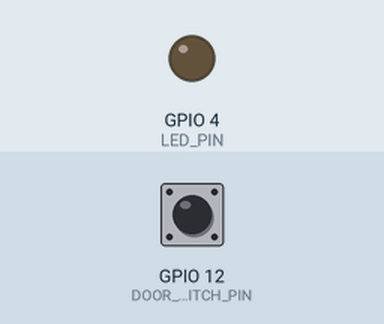
This sketch was run on a simulated ESP32. Parts: output pins drawn as LEDs (lit = HIGH). The inputs (shaded band) are chosen by the test bench; at power-on: GPIO 12 (DOOR_SWITCH_PIN) HIGH. WiFi joins after 1.5 s; servers stay silent unless stated; uploads are accepted with an empty reply; the local clock reads 2024-03-15 10:24:30 at power-on unless the sketch sets it; random numbers use the default seed unless the sketch sets one; the camera gives no picture; what the sketch prints to the serial monitor is not drawn.

Above: at 3.0 s.
3.1 s: GPIO 12 (DOOR_SWITCH_PIN) pulled LOW for 0.15 s
At 4.43 s:
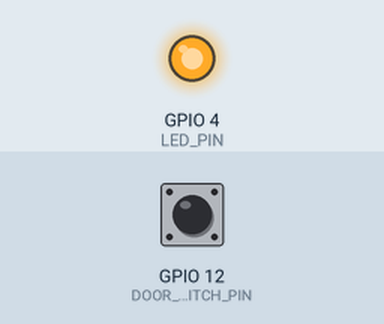
Timing chart, 0 to 6.1 s (numbered marks = the images above; inputs shaded):
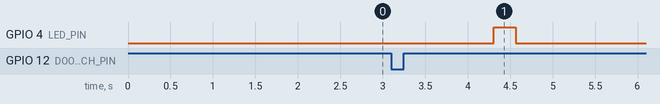

Measured:
- after the input at 3.1 s, GPIO 4 (LED_PIN): LOW → HIGH after 1.2 s, → LOW 0.26 s later

The sketch:

esp32_fridge.ino
```cpp
/*
 * ═══════════════════════════════════════════════════════════
 * PANTRY SYNC - ESP32 Smart Fridge Controller
 * ═══════════════════════════════════════════════════════════
 *
 * Hardware:
 *   - ESP32-CAM (AI-Thinker) — camera + WiFi
 *   - DHT22 sensor — temperature + humidity
 *   - Reed switch — door open/close detection
 *   - (Optional) DS18B20 — precise fridge/freezer temperature
 *
 * Flow:
 *   1. Door opens → update door_open = true in Supabase
 *   2. Door closes → capture image → upload to Supabase Storage
 *      → update door_open = false
 *   3. Every 30s → read sensors → update fridge_status table
 *
 * Wiring:
 *   - DHT22 data pin → GPIO 13
 *   - Reed switch → GPIO 12 (with internal pull-up)
 *   - Camera uses default ESP32-CAM pins
 *
 * Libraries needed (install via Arduino Library Manager):
 *   - ArduinoJson (by Benoit Blanchon)
 *   - DHT sensor library (by Adafruit)
 *   - ESP32 board package
 */

#include <WiFi.h>
#include <HTTPClient.h>
#include <ArduinoJson.h>
#include "DHT.h"
#include "esp_camera.h"
#include "soc/soc.h"
#include "soc/rtc_cntl_reg.h"

// ═══════════════════════════════════════════════════════════
// CONFIGURATION — Update these!
// ═══════════════════════════════════════════════════════════

// WiFi credentials
const char* WIFI_SSID = "YOUR_WIFI_SSID";
const char* WIFI_PASSWORD = "YOUR_WIFI_PASSWORD";

// Supabase credentials
const char* SUPABASE_URL = "https://qixngbxvkwfopvryvpkk.supabase.co";
const char* SUPABASE_KEY = "eyJhbGciOiJIUzI1NiIsInR5cCI6IkpXVCJ9.eyJpc3MiOiJzdXBhYmFzZSIsInJlZiI6InFpeG5nYnh2a3dmb3B2cnl2cGtrIiwicm9sZSI6ImFub24iLCJpYXQiOjE3ODMwMDA5NDUsImV4cCI6MjA5ODU3Njk0NX0.WmmM2dxL1_BdeiL3nIvbO8TZUtvQ88sg2YNBvKLdJKM";

// ═══════════════════════════════════════════════════════════
// PIN CONFIGURATION
// ═══════════════════════════════════════════════════════════

#define DHTPIN 13          // DHT22 data pin
#define DHTTYPE DHT22
#define DOOR_SWITCH_PIN 12 // Reed switch (LOW = closed, HIGH = open)
#define LED_PIN 4          // Built-in flash LED (ESP32-CAM)

// ═══════════════════════════════════════════════════════════
// ESP32-CAM CAMERA PINS (AI-Thinker module)
// ═══════════════════════════════════════════════════════════

#define PWDN_GPIO_NUM     32
#define RESET_GPIO_NUM    -1
#define XCLK_GPIO_NUM      0
#define SIOD_GPIO_NUM     26
#define SIOC_GPIO_NUM     27
#define Y9_GPIO_NUM       35
#define Y8_GPIO_NUM       34
#define Y7_GPIO_NUM       39
#define Y6_GPIO_NUM       36
#define Y5_GPIO_NUM       21
#define Y4_GPIO_NUM       19
#define Y3_GPIO_NUM       18
#define Y2_GPIO_NUM        5
#define VSYNC_GPIO_NUM    25
#define HREF_GPIO_NUM     23
#define PCLK_GPIO_NUM     22

// ═══════════════════════════════════════════════════════════
// GLOBAL VARIABLES
// ═══════════════════════════════════════════════════════════

DHT dht(DHTPIN, DHTTYPE);

bool doorOpen = false;
bool lastDoorState = false;
unsigned long lastSensorUpdate = 0;
const unsigned long SENSOR_INTERVAL = 30000; // 30 seconds

float fridgeTemp = 4.0;
float humidity = 45.0;
float energyWatts = 65.0;

// ═══════════════════════════════════════════════════════════
// SETUP
// ═══════════════════════════════════════════════════════════

void setup() {
  WRITE_PERI_REG(RTC_CNTL_BROWN_OUT_REG, 0); // Disable brownout detector

  Serial.begin(115200);
  Serial.println("\n=== Pantry Sync ESP32 Starting ===");

  // Pin setup
  pinMode(DOOR_SWITCH_PIN, INPUT_PULLUP);
  pinMode(LED_PIN, OUTPUT);
  digitalWrite(LED_PIN, LOW);

  // Initialize DHT sensor
  dht.begin();

  // Initialize camera
  initCamera();

  // Connect to WiFi
  connectWiFi();

  Serial.println("=== Setup Complete ===\n");
}

// ═══════════════════════════════════════════════════════════
// MAIN LOOP
// ═══════════════════════════════════════════════════════════

void loop() {
  // Check door state
  bool currentDoorState = digitalRead(DOOR_SWITCH_PIN) == HIGH;

  // Door state changed
  if (currentDoorState != lastDoorState) {
    lastDoorState = currentDoorState;
    doorOpen = currentDoorState;

    if (doorOpen) {
      Serial.println("🚪 Door OPENED");
      updateDoorStatus(true);
    } else {
      Serial.println("🚪 Door CLOSED — capturing image...");
      updateDoorStatus(false);
      delay(1000); // Wait for door to fully close
      captureAndUpload();
    }
  }

  // Periodic sensor reading (every 30s)
  if (millis() - lastSensorUpdate >= SENSOR_INTERVAL) {
    lastSensorUpdate = millis();
    readAndUpdateSensors();
  }

  delay(100); // Small delay to debounce
}

// ═══════════════════════════════════════════════════════════
// WiFi CONNECTION
// ═══════════════════════════════════════════════════════════

void connectWiFi() {
  Serial.print("Connecting to WiFi");
  WiFi.begin(WIFI_SSID, WIFI_PASSWORD);

  int attempts = 0;
  while (WiFi.status() != WL_CONNECTED && attempts < 30) {
    delay(500);
    Serial.print(".");
    attempts++;
  }

  if (WiFi.status() == WL_CONNECTED) {
    Serial.println("\n✓ WiFi connected!");
    Serial.print("  IP: ");
    Serial.println(WiFi.localIP());
  } else {
    Serial.println("\n✗ WiFi failed! Restarting...");
    ESP.restart();
  }
}

// ═══════════════════════════════════════════════════════════
// CAMERA INITIALIZATION
// ═══════════════════════════════════════════════════════════

void initCamera() {
  camera_config_t config;
  config.ledc_channel = LEDC_CHANNEL_0;
  config.ledc_timer = LEDC_TIMER_0;
  config.pin_d0 = Y2_GPIO_NUM;
  config.pin_d1 = Y3_GPIO_NUM;
  config.pin_d2 = Y4_GPIO_NUM;
  config.pin_d3 = Y5_GPIO_NUM;
  config.pin_d4 = Y6_GPIO_NUM;
  config.pin_d5 = Y7_GPIO_NUM;
  config.pin_d6 = Y8_GPIO_NUM;
  config.pin_d7 = Y9_GPIO_NUM;
  config.pin_xclk = XCLK_GPIO_NUM;
  config.pin_pclk = PCLK_GPIO_NUM;
  config.pin_vsync = VSYNC_GPIO_NUM;
  config.pin_href = HREF_GPIO_NUM;
  config.pin_sccb_sda = SIOD_GPIO_NUM;
  config.pin_sccb_scl = SIOC_GPIO_NUM;
  config.pin_pwdn = PWDN_GPIO_NUM;
  config.pin_reset = RESET_GPIO_NUM;
  config.xclk_freq_hz = 20000000;
  config.pixel_format = PIXFORMAT_JPEG;

  // Use higher resolution for better food detection
  config.frame_size = FRAMESIZE_VGA; // 640x480
  config.jpeg_quality = 12;
  config.fb_count = 1;

  esp_err_t err = esp_camera_init(&config);
  if (err != ESP_OK) {
    Serial.printf("✗ Camera init failed: 0x%x\n", err);
  } else {
    Serial.println("✓ Camera initialized");
  }
}

// ═══════════════════════════════════════════════════════════
// CAPTURE IMAGE & UPLOAD TO SUPABASE STORAGE
// ═══════════════════════════════════════════════════════════

void captureAndUpload() {
  // Flash LED on for capture
  digitalWrite(LED_PIN, HIGH);
  delay(200);

  camera_fb_t *fb = esp_camera_fb_get();
  digitalWrite(LED_PIN, LOW);

  if (!fb) {
    Serial.println("✗ Camera capture failed");
    return;
  }

  Serial.printf("✓ Image captured: %d bytes\n", fb->len);

  // Upload to Supabase Storage
  String fileName = "scans/fridge_" + String(millis()) + ".jpg";
  String uploadUrl = String(SUPABASE_URL) + "/storage/v1/object/food-images/" + fileName;

  HTTPClient http;
  http.begin(uploadUrl);
  http.addHeader("Authorization", "Bearer " + String(SUPABASE_KEY));
  http.addHeader("Content-Type", "image/jpeg");
  http.addHeader("x-upsert", "true");

  int httpCode = http.POST(fb->buf, fb->len);

  if (httpCode == 200 || httpCode == 201) {
    Serial.println("✓ Image uploaded to Supabase Storage");

    // Get public URL for the image
    String publicUrl = String(SUPABASE_URL) + "/storage/v1/object/public/food-images/" + fileName;
    Serial.println("  URL: " + publicUrl);
  } else {
    Serial.printf("✗ Upload failed: HTTP %d\n", httpCode);
    String response = http.getString();
    Serial.println("  Response: " + response);
  }

  http.end();
  esp_camera_fb_return(fb);
}

// ═══════════════════════════════════════════════════════════
// READ SENSORS & UPDATE SUPABASE
// ═══════════════════════════════════════════════════════════

void readAndUpdateSensors() {
  // Read DHT22
  float h = dht.readHumidity();
  float t = dht.readTemperature();

  if (!isnan(h) && !isnan(t)) {
    humidity = h;
    fridgeTemp = t;
    Serial.printf("📡 Sensors: %.1f°C, %.0f%% humidity\n", fridgeTemp, humidity);
  } else {
    Serial.println("⚠ DHT read failed, using last values");
  }

  // Simulate energy reading (replace with actual CT sensor if available)
  energyWatts = random(55, 75);

  // Update Supabase fridge_status table
  updateFridgeStatus();
}

// ═══════════════════════════════════════════════════════════
// UPDATE FRIDGE STATUS IN SUPABASE
// ═══════════════════════════════════════════════════════════

void updateFridgeStatus() {
  if (WiFi.status() != WL_CONNECTED) {
    connectWiFi();
  }

  // Build JSON payload
  StaticJsonDocument<256> doc;
  doc["fridge_temperature"] = fridgeTemp;
  doc["humidity"] = humidity;
  doc["energy_usage_watts"] = energyWatts;
  doc["daily_energy_kwh"] = (energyWatts * 24.0) / 1000.0;
  doc["door_open"] = doorOpen;
  doc["last_updated"] = getTimestamp();

  String jsonPayload;
  serializeJson(doc, jsonPayload);

  // PATCH fridge_status where id = 1
  String url = String(SUPABASE_URL) + "/rest/v1/fridge_status?id=eq.1";

  HTTPClient http;
  http.begin(url);
  http.addHeader("apikey", SUPABASE_KEY);
  http.addHeader("Authorization", "Bearer " + String(SUPABASE_KEY));
  http.addHeader("Content-Type", "application/json");
  http.addHeader("Prefer", "return=minimal");

  int httpCode = http.PATCH(jsonPayload);

  if (httpCode == 200 || httpCode == 204) {
    Serial.println("✓ Fridge status updated in Supabase");
  } else {
    Serial.printf("✗ Status update failed: HTTP %d\n", httpCode);
  }

  http.end();
}

// ═══════════════════════════════════════════════════════════
// UPDATE DOOR STATUS
// ═══════════════════════════════════════════════════════════

void updateDoorStatus(bool isOpen) {
  if (WiFi.status() != WL_CONNECTED) return;

  StaticJsonDocument<128> doc;
  doc["door_open"] = isOpen;
  doc["last_updated"] = getTimestamp();

  String jsonPayload;
  serializeJson(doc, jsonPayload);

  String url = String(SUPABASE_URL) + "/rest/v1/fridge_status?id=eq.1";

  HTTPClient http;
  http.begin(url);
  http.addHeader("apikey", SUPABASE_KEY);
  http.addHeader("Authorization", "Bearer " + String(SUPABASE_KEY));
  http.addHeader("Content-Type", "application/json");
  http.addHeader("Prefer", "return=minimal");

  http.PATCH(jsonPayload);
  http.end();
}

// ═══════════════════════════════════════════════════════════
// UTILITY: Get ISO 8601 timestamp
// ═══════════════════════════════════════════════════════════

String getTimestamp() {
  // Simple timestamp without NTP (use millis-based)
  // For production, sync with NTP server for real timestamps
  unsigned long ms = millis();
  unsigned long secs = ms / 1000;
  unsigned long mins = secs / 60;
  unsigned long hrs = mins / 60;

  // Return a basic ISO-ish timestamp
  // In production, use NTP: configTime(0, 0, "pool.ntp.org");
  char buf[30];
  time_t now;
  time(&now);
  struct tm *timeinfo = gmtime(&now);
  strftime(buf, sizeof(buf), "%Y-%m-%dT%H:%M:%SZ", timeinfo);
  return String(buf);
}
```
